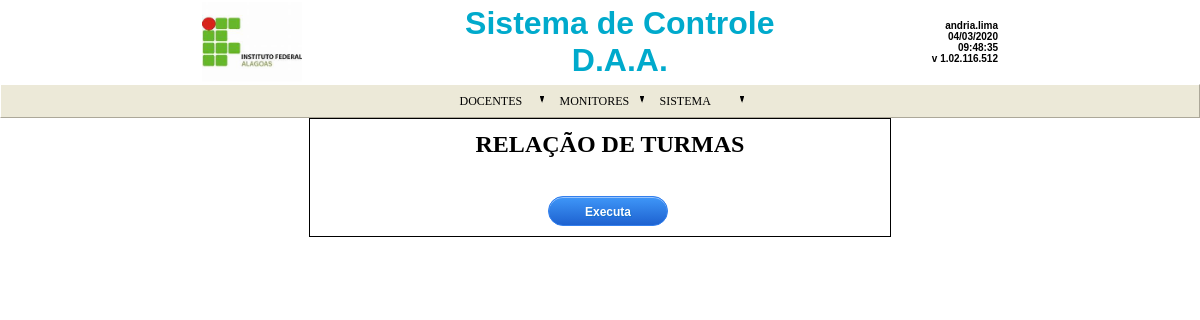
/controle_daa/?modulo=freq_docentes&rel=sala/index (signed in), run on the app's committed database.
### tables this page shows
CREATE TABLE `itemmenu` (
  `id_modulo` int(11) NOT NULL,
  `id_itemmenu` varchar(11) NOT NULL,
  `nome` varchar(50) NOT NULL,
  `tipo_tela` varchar(50) DEFAULT NULL,
  `tela` varchar(50) DEFAULT NULL,
  `tipo` varchar(1) NOT NULL
);

CREATE TABLE `modulo` (
  `id_modulo` int(11) NOT NULL,
  `nome` varchar(50) DEFAULT '',
  `path` varchar(100) NOT NULL,
  `seq` int(2) NOT NULL
);

### controle_daa/menu/menu.php (called while the page is built)
<?php
$criaMenu = new Menu_Permissao();
$criaMenu->montaMenu();
?>

### controle_daa/banco/conexao.php (called while the page is built, shortened)
<?php
class Conexao {
    private $user = "root";
    private $senha = "";
    private $banco = "controle_daa";
    private $servidor = "localhost";
    private static $pdo;
    public function conectar () {
        try {
            if (!isset(self::$pdo)) {
                self::$pdo = new PDO('mysql:host='.$this->servidor.';
                    dbname='.$this->banco.'',
                    $this->user,
                    $this->senha,
                    array(PDO::MYSQL_ATTR_INIT_COMMAND => "SET NAMES utf8"));
                self::$pdo->setAttribute(PDO::ATTR_ERRMODE, PDO::ERRMODE_EXCEPTION);
                self::$pdo->setAttribute(PDO::ATTR_ORACLE_NULLS, PDO::NULL_EMPTY_STRING);
            }
            return self::$pdo;
        } catch (PDOException $ex) {
            return 'Error:'.$ex->getCode()."-".$ex->getMessage();
        }
    }
}
?>

### controle_daa/menu/classe/menu.php (called while the page is built, shortened)
<?php
class Menu {
    private $nome_menu;
    private $array_itens;
    public function setTituloMenu (String $titulo_menu) {
        $this->nome_menu = $titulo_menu;
    }
    public function getTituloMenu () {
        return $this->nome_menu;
    }
    public function addItemMenu (Item_Menu $obj_item) {
        $this->array_itens[] = $obj_item;
    }
    public function addSubMenu (Sub_Menu $obj_sub_menu) {
        $this->array_itens[] = $obj_sub_menu;
    }
    public function getItens () {
        return $this->array_itens;
    }
}
?>

### controle_daa/util/funcaocaracter.php (called while the page is built, shortened)
<?php
class FuncaoCaracter {
    public static function acentoTexto ($texto) {
        $carEspecial = array('á', 'é', 'í', 'ó', 'ú', 'ê', 'ô', 'ã', 'õ', 'ç');
        $carHTML   = array('&aacute;','&eacute;','&iacute;','&oacute;','&uacute;','&ecirc;','&ocirc;','&atilde;','&otilde;','&ccedil;');
        $aux = str_replace($carEspecial, $carHTML, $texto);
        $carEspecial = array('Á', 'É', 'Í', 'Ó', 'Ú', 'Ê', 'Ô', 'Ã', 'Õ', 'Ç');
        $carHTML   = array('&Aacute;','&Eacute;','&Iacute;','&Oacute;','&Uacute;','&Ecirc;','&Ocirc;','&Atilde;','&Otilde;','&Ccedil;');
        $aux = str_replace($carEspecial,$carHTML,$aux);
        return $aux;
    }
}
?>

### controle_daa/menu/classe/sub_menu.php (called while the page is built, shortened)
<?php
class Sub_Menu {
    private $tipo_item_menu;
    public function __construct() {
        $this->tipo_item_menu = EnumTipoMenu::Sub_Menu;
    }
    public function getTipoMenu () {
        return $this->tipo_item_menu;
    }
}
?>

### controle_daa/menu/classe/menu_permissao.php (the view, shortened to what this page needs)
<?php
class Menu_Permissao {
    private $array_barra_menu;
    private $conexao;
    public function __construct() {
        $this->conexao = new Conexao();
    }
    private function querySelect ($id) {
        try {
            $cmd = "SELECT m.id_modulo, i.id_itemmenu,  m.nome as modulo, i.nome, m.path, i.tipo_tela, i.tela, i.tipo, m.seq ".
                   "  FROM itemmenu i, modulo m, permissao p".
                   " where m.id_modulo = i.id_modulo ".
                   "   and p.id_modulo=i.id_modulo and p.id_itemmenu=i.id_itemmenu ".
                   "   and p.id_usuario=:param_id".
                   " order by m.seq, i.id_itemmenu";
            $stm = $this->conexao->conectar()->prepare($cmd);
            $stm->bindParam(":param_id", $id, PDO::PARAM_INT);
            $stm->execute();
            return $stm->fetchAll();
        } catch (PDOException $ex) {
            return 'Error:'.$ex->getMessage();
        }
    }
    private function Menu($dados) {
        $nome_menu = $dados['modulo'];
        $menu = new Menu();
        $menu->setTituloMenu($nome_menu);
        return ($menu);
    }
    private function subMenu($dados) {
        $nome_menu = $dados['nome'];
        $sub_menu = new Sub_Menu();
        $sub_menu->setNome($nome_menu);
        return ($sub_menu);
    }
    private function itemMenu($dados) {
        $nome_menu = $dados['nome'];
        $modulo = $dados['path'];
        $tipo_tela = $dados['tipo_tela'];
        $tela = $dados['tela'];
        $link = $_SESSION["dir_base_html"].'?modulo='.$modulo.'&'.$tipo_tela.'='.$tela;
        $item_menu = new Item_Menu();
        $item_menu->setNome($nome_menu);
        $item_menu->setLink($link);
        $item_menu->setTarget(EnumTargetPage::Self_Page);
        return ($item_menu);
    }
    private function carregaMenu ($id_usuario) {
        $id_modulo = null;
        $grupo = NULL;
        $array = $this->querySelect($id_usuario);
        foreach ($array as $registro) {
            $id_menu = $registro['id_itemmenu'];
            $item = explode('.', $id_menu);
            $item = $registro[0].$item[0];
            $new_grupo = 'F';
            if ($grupo <> $item) {
                if (isset($grupo)) {
                    $new_grupo = 'T';
                }
                $grupo = $item;
            }
            if ($new_grupo == 'T') {
                if (isset($sub_menu)) {
                    $menu->addSubMenu($sub_menu);
                }
                $sub_menu = NULL;
            }
            if ($id_modulo <> $registro[0]) {
                $id_modulo = $registro[0];
                if (isset($menu)) {
                    $this->array_barra_menu[] = $menu;
                }
                $menu = $this->Menu($registro);
            }
            $tipo = $registro[7];
            if ($tipo == 'S') {
                $sub_menu = $this->subMenu($registro);
            } else {
                $item_menu = $this->itemMenu($registro);
                if (isset($sub_menu)) {
                    $sub_menu->addItemMenu($item_menu);
                } else {
                    $menu->addItemMenu($item_menu);
                }
            }
        }
        $this->array_barra_menu[] = $menu;
        return $this->array_barra_menu;
    }
    public function montaMenu () {
        $this->array_barra_menu = $this->carregaMenu ($_SESSION["id"]);
        $html = '';
        $html .= '<DIV id="bar"><center>';
        $html .= '<TABLE class="XulMenu" id="menu1" cellSpacing="0" cellPadding="0">';
        $html .= '  <TBODY>';
        $html .= '  <TR>';
        foreach ($this->array_barra_menu as $obj_barramenu) {
            $html .= '<TD align=left width="100px">';
            $html .= '<A class=button href="javascript:void(0)">'.FuncaoCaracter::acentoTexto($obj_barramenu->getTituloMenu()).'<IMG class="arrow" height="7" alt="" src="./menu/icons/marcador.gif" width="4"></A>';
            $html .= '<DIV class=section>';
            $array_menu = $obj_barramenu->getItens();
            foreach ($array_menu as $obj_menu) {
                switch ($obj_menu->getTipoMenu()) {
                    case EnumTipoMenu::Sub_Menu:
                        $html .= '<A class="item" href="javascript:void(0)">'.FuncaoCaracter::acentoTexto($obj_menu->getNome()).'<IMG class="arrow" height="7" alt="" src="./menu/icons/seta.gif" width="4"></A>';
                        $html .= ' <DIV class=section>';
                        $array_itens = $obj_menu->getItens();
                        foreach ($array_itens as $obj_itemmenu) {
                            $html .= '<A class=item href='.$obj_itemmenu->getLink().' '.$obj_itemmenu->getTarget().'>'.FuncaoCaracter::acentoTexto($obj_itemmenu->getNome()).'</a>';
                        }
                        $html .= ' </DIV>';
                        break;
                    case EnumTipoMenu::Item_Menu:
                        $html .= '<A class="item" href='.$obj_menu->getLink().' '.$obj_itemmenu->getTarget().'>'.FuncaoCaracter::acentoTexto($obj_menu->getNome()).'</a>';
                        break;
                }
            }
            $html .= '</div>';
            $html .= '</TD>';
        }
        $html .= '</TR>';
        $html .= '</TBODY>';
        $html .= '</TABLE>';
        $html .= '</center>';
        $html .= '</DIV>';
        echo $html;
    }
}
?>

### controle_daa/form/formulario.css (style rules this page uses)
* { margin: 0 auto; padding:0; }

### controle_daa/menu/css/example1.css (style rules this page uses)
.XulMenu { FONT-SIZE: 12px; FONT-FAMILY: tahoma, georgia, verdana; moz-user-select: none }
.XulMenu .button { BORDER-RIGHT: #ece9d8 1px solid; PADDING-RIGHT: 6px; BORDER-TOP: #ece9d8 1px solid; DISPLAY: block; PADDING-LEFT: 6px; PADDING-BOTTOM: 4px; BORDER-LEFT: #ece9d8 1px solid; CURSOR: default; COLOR: #000000; LINE-HEIGHT: normal; PADDING-TOP: 5px; BORDER-BOTTOM: #ece9d8 1px solid; WHITE-SPACE: nowrap; POSITION: relative; TEXT-DECORATION: none }
.XulMenu .arrow { BORDER-TOP-WIDTH: 0px; BORDER-LEFT-WIDTH: 0px; RIGHT: 8px; BORDER-BOTTOM-WIDTH: 0px; POSITION: absolute; TOP: 7px; BORDER-RIGHT-WIDTH: 0px }
HTML .XulMenu TD { POSITION: relative }

### controle_daa/menu/css/tree.css (style rules this page uses)
#bar { BORDER-RIGHT: #aca899 1px solid; BORDER-TOP: #ffffff 1px solid; PADDING-LEFT: 5px; BACKGROUND: #ece9d8; PADDING-BOTTOM: 3px; BORDER-LEFT: #ffffff 1px solid; CURSOR: default; PADDING-TOP: 3px; BORDER-BOTTOM: #aca899 1px solid }

### data on the page
itemmenu: id_modulo.nome "DOCENTES"
itemmenu: id_modulo.nome "MONITORES"
itemmenu: id_modulo.nome "SISTEMA"

### other printed values
$_SESSION["login"] "andria.lima"
FuncaoData::formatoDataHora($_SESSION["user_acess"]) "04/03/2020 09:48:35"
$_SESSION['versao'] "v 1.02.116.512"
FuncaoCaracter::acentoTexto($this->__get('titulo')) "RELAÇÃO DE TURMAS"
